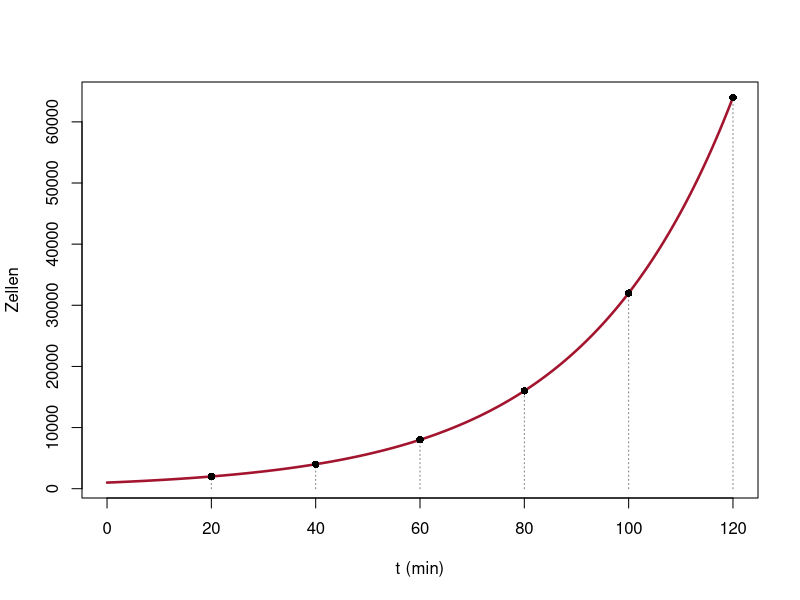

Write the R code that produced this figure.
# Abb. 3.10: Wachstum von E. coli mit der Verdopplungszeit 20 Minuten (Buch, Abschnitt 3.2, Gl. 3.18)
# x(t) = 1000 · 2^(t/20) = 1000 e^(r t) mit r = ln(2)/20 pro Minute
# (c) 2026 Philipp Kügler · Programm zum Buch „Dynamische Systeme in den Lebenswissenschaften“ · MIT-Lizenz (siehe LICENSE)
tV <- 20; x0 <- 1000
r <- log(2) / tV
t <- seq(0, 120, length.out = 300)
plot(t, x0 * exp(r * t), type = "l", col = rgb(0.64, 0.08, 0.18), lwd = 2.5, xaxt = "n", xlab = "t (min)", ylab = "Zellen")
axis(1, at = seq(0, 120, 20))
for (k in 1:6) { lines(c(tV * k, tV * k), c(0, x0 * 2^k), lty = 3, col = "grey50"); points(tV * k, x0 * 2^k, pch = 16) }
cat(sprintf("r = ln(2)/20 = %.5f pro Minute;  x(120) = %.0f Zellen\n", r, x0 * exp(r * 120)))
